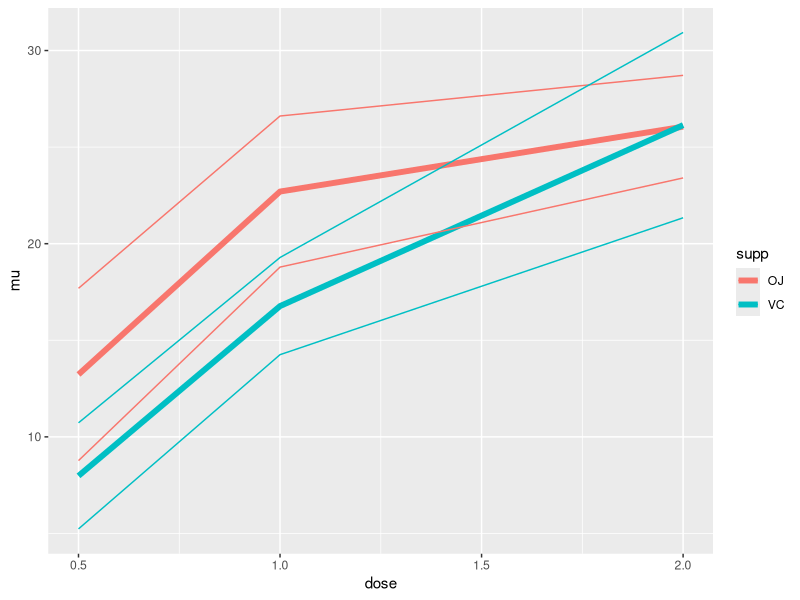

Write the R code that produced this figure.
## ---- chunk 1
knitr::opts_chunk$set(echo = TRUE)
library(dplyr)
library(ggplot2)
## ---- chunk 2
str(ToothGrowth)
summary(ToothGrowth)
## ---- chunk 3
aggr <- ToothGrowth %>% group_by(supp, dose) %>% summarise(subj_count = n(), mu = mean(len, na.rm = TRUE), sd = sd(len, na.rm = TRUE))
aggr
## ---- chunk 4
g <- ggplot(data = aggr) +
  geom_line(aes(x=dose, y=mu, color=supp), size=2, label = "mu") +
  geom_line(aes(x=dose, y=mu-sd, color=supp, label = "min sd")) +
  geom_line(aes(x=dose, y=mu+sd, color=supp, label = "max sd")) 
g
## ---- chunk 5
OJ05 <- filter(ToothGrowth, supp == "OJ" & dose == 0.5)
OJ10 <- filter(ToothGrowth, supp == "OJ" & dose == 1.0)
OJ20 <- filter(ToothGrowth, supp == "OJ" & dose == 2.0)
VC05 <- filter(ToothGrowth, supp == "VC" & dose == 0.5)
VC10 <- filter(ToothGrowth, supp == "VC" & dose == 1.0)
VC20 <- filter(ToothGrowth, supp == "VC" & dose == 2.0)
## ---- chunk 6
t.test(OJ05$len, VC05$len)
## ---- chunk 7
t.test(OJ10$len, VC10$len)
## ---- chunk 8
t.test(OJ20$len, VC20$len)
